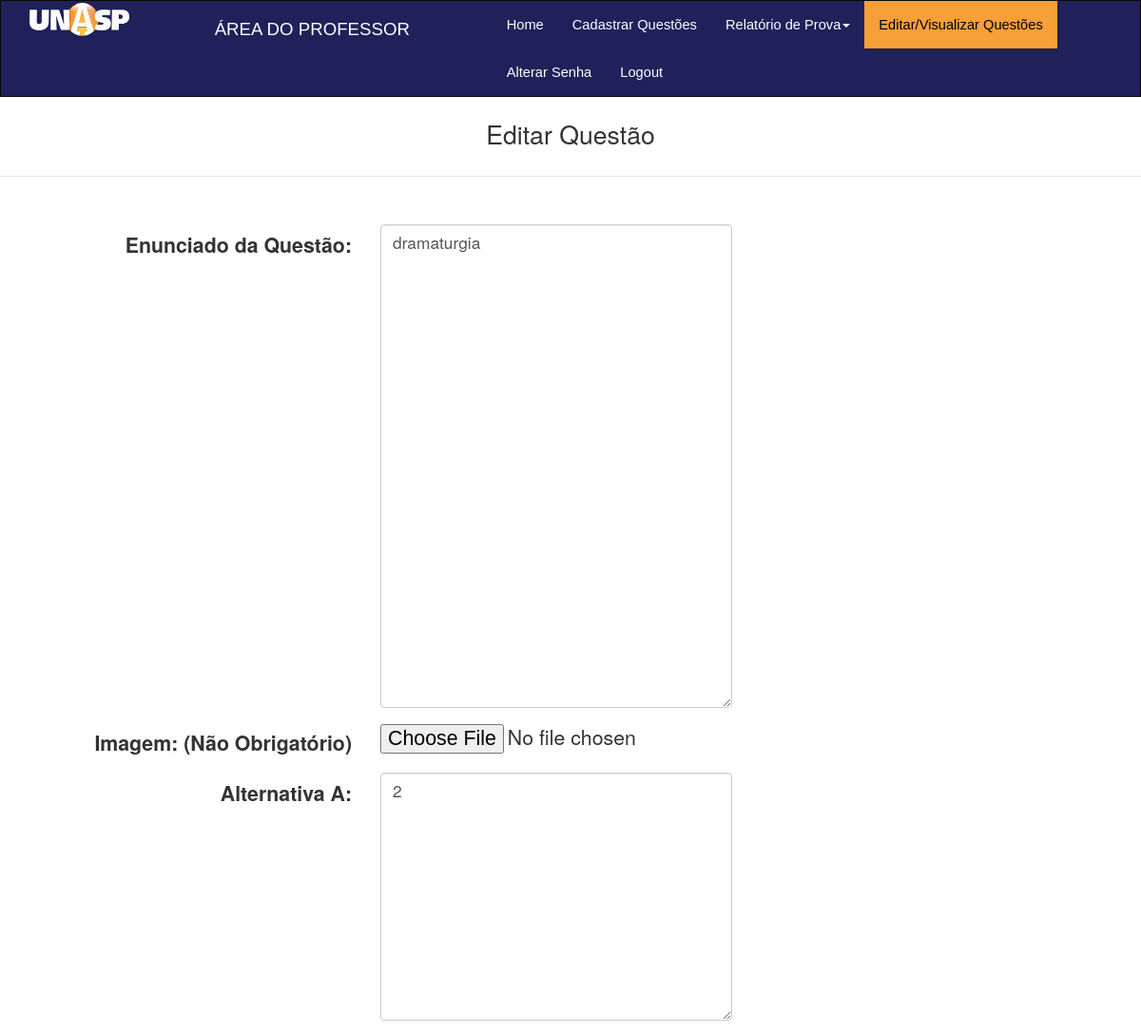
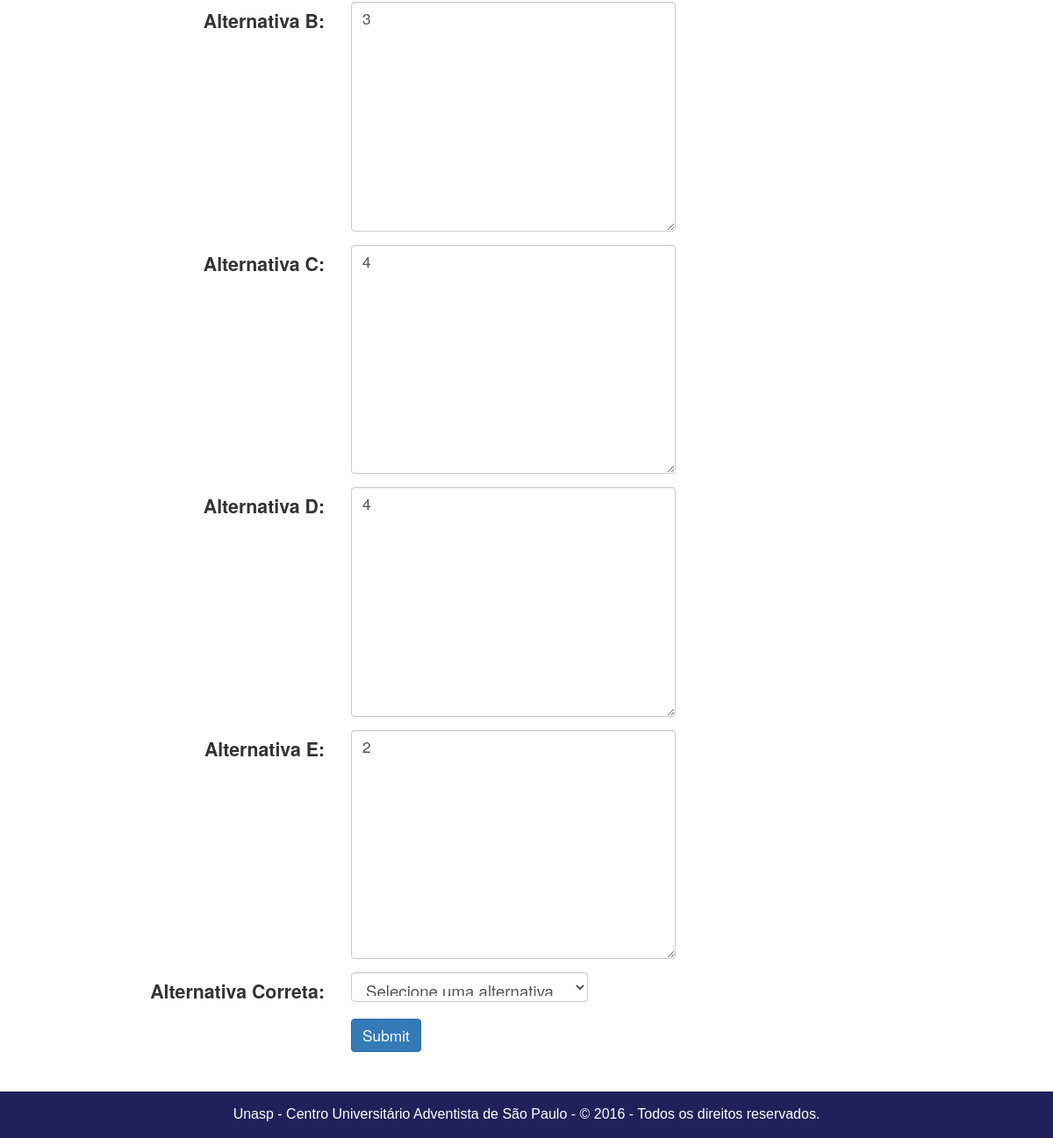
Screenshot of /Professor/editaquestao.php?iddisciplina=5&id=11 (signed in) with the database file from the repository (2 pictures, top to bottom).
### tables this page shows
CREATE TABLE `questao` (
  `id` int(11) NOT NULL AUTO_INCREMENT,
  `iddisciplina` int(11) NOT NULL,
  `titulo` mediumtext NOT NULL,
  `imagem` longtext,
  `resposta1` mediumtext NOT NULL,
  `resposta2` mediumtext NOT NULL COMMENT '	',
  `resposta3` mediumtext NOT NULL,
  `resposta4` mediumtext NOT NULL,
  `resposta5` mediumtext NOT NULL,
  `respostacorreta` varchar(1) NOT NULL,
  `flgativo` tinyint(1) NOT NULL DEFAULT '1',
  PRIMARY KEY (`id`),
  KEY `fk_questao_disciplina1_idx` (`iddisciplina`),
  CONSTRAINT `fk_questao_disciplina1` FOREIGN KEY (`iddisciplina`) REFERENCES `disciplina` (`id`) ON DELETE NO ACTION ON UPDATE NO ACTION
);

### classes/class_questao.php (called while the page is built, shortened)
<?php
class questao {
		function selectQuestaoById($pdo,$id){
			$conn = $pdo->prepare("SELECT * FROM questao WHERE id=:id");
			$conn->bindParam(":id",$id,PDO::PARAM_INT);
			$conn->execute();
			return $conn->fetchAll(PDO::FETCH_ASSOC);
		}
	}
	?>

### Professor/editaquestao.php (the view, shortened to what this page needs)
<?php
include_once('../classes/class_disciplina.php');
include_once('../classes/class_questao.php');
$iddisciplina = $_GET['iddisciplina'];
$idquestao = $_GET['id'];
if(isset($_GET['deleta'])){
$x = new questao();
$retorno = $x->deletaQuestao($PDO,$idquestao,$iddisciplina);
}else{
$x= new questao();
    $key = $x->selectQuestaoById($PDO,$idquestao);
?>
	<!DOCTYPE html>
	<html>
	<head>
	      <link rel="stylesheet" href="../assets/css/normalize.css">
	      <link rel="stylesheet" href="../assets/bootstrap-3.3.7-dist/css/bootstrap.min.css">
	      <link rel="stylesheet" href="../assets/bootstrap-3.3.7-dist/js/newjs.js">
	      <link rel="stylesheet" href="../assets/css/newstyle.css">
	</head>
	<body>
<nav class="navbar navbar-inverse" style="border-radius:0px; background:#20205a;">
  <div class="container-fluid">
	      <div class="col-sm-2">
	        <a  class="navbar-brand" href="index.php"><img style="margin-top:-13px;width:70%;"  src="../assets/img/UNASP.png" alt="logo unasp"></a>
	     </div>
	      <div class="col-sm-3">
	        <h3 class="areadoprofessor">ÁREA DO PROFESSOR</h3>
	      </div>
    <div class="col-sm-7">
    <ul class="nav navbar-nav">
      <li ><a id="font-white" href="index.php">Home</a></li>
<li><a  id="font-white" href="pre-cadastra.php">Cadastrar Questões</a></li>
      <li class="dropdown"><a id="font-white" class="dropdown-toggle" data-toggle="dropdown" href="#">Relatório de Prova<span class="caret"></span></a>
      </li>
      <li  class="active"><a id="ativo" href="listadisciplinas.php">Editar/Visualizar Questões</a></li>
	        <li><a id="font-white" href="alterarsenha.php">Alterar Senha</a></li>
	        <li><a id="font-white" href="../logout.php">Logout</a></li>
    </ul>
  </div>
  </div>
</nav>
	<legend class="text-center">Editar Questão</legend>
	<form class="form-horizontal" id="questcad" enctype="multipart/form-data" action="editaquestao.php" method="post">
	<fieldset>
	<div class="form-group">
	  <label class="col-md-4 control-label" for="textarea">Enunciado da Questão:</label>
	  <div class="col-md-4">
	    <textarea required="" class="form-control" rows="20" id="titulo" name="titulo"  placeholder="Insira o Enunciado da Questão"><?php echo $key[0]['titulo']; ?></textarea>
	  </div>
	</div>
	<div class="form-group">
	  <label class="col-md-4 control-label" for="img">Imagem: (Não Obrigatório)</label>
	  <div class="col-md-4">
	    <input id="img" name="imagem" class="input-file" type="file">
	  </div>
	</div>
	<div class="form-group">
	  <label class="col-md-4 control-label" for="resp1">Alternativa A:</label>
	  <div class="col-md-4">
	  <textarea required="" class="form-control" rows="10" name="resp1" type="textarea" placeholder="Insira Alternativa A"><?php echo $key[0]['resposta1']; ?></textarea>
	  </div>
	</div>
	<div class="form-group">
	  <label class="col-md-4 control-label" for="resp2">Alternativa B:</label>
	  <div class="col-md-4">
	  <textarea required="" class="form-control" rows="10" name="resp2" type="textarea" placeholder="Insira Alternativa B"><?php echo $key[0]['resposta2']; ?></textarea>
	  </div>
	</div>
	<div class="form-group">
	  <label class="col-md-4 control-label" for="resp3">Alternativa C:</label>
	  <div class="col-md-4">
	  <textarea required="" class="form-control" rows="10" name="resp3" type="textarea" placeholder="Insira Alternativa C"><?php echo $key[0]['resposta3']; ?></textarea>
	  </div>
	</div>
	<div class="form-group">
	  <label class="col-md-4 control-label" for="resp4">Alternativa D:</label>
	  <div class="col-md-4">
	  <textarea required="" class="form-control" rows="10" name="resp4" type="textarea" placeholder="Insira Alternativa D"><?php echo $key[0]['resposta4']; ?></textarea>
	  </div>
	</div>
	<div class="form-group">
	  <label class="col-md-4 control-label" for="resp5">Alternativa E:</label>
	  <div class="col-md-4">
	  <textarea required="" class="form-control" rows="10" name="resp5" type="textarea" placeholder="Insira Alternativa E"><?php echo $key[0]['resposta5']; ?></textarea>
	  </div>
	</div>
	<div class="form-group">
	  <label class="col-md-4 control-label" for="respcorreta">Alternativa Correta:</label>
	  <div class="col-md-3">
	    <select id="respcorreta" required="" name="respcorreta" class="form-control" style="font-size:14pt;">
	    		<option value="">Selecione uma alternativa</option>
	    </select>
	  </div>
	</div>
	<div class="form-group">
	  <label class="col-md-4 control-label" for="singlebutton"></label>
	  <div class="col-md-1">
	    <input style="font-size:13pt;" name="envia" type="submit" class="btn btn-primary"></input>
	  </div>
	</div>
	</fieldset>
	</form>
     <div id="footer">
      <div class="container">
        <p class="muted credit"> Unasp - Centro Universitário Adventista de São Paulo - © 2016 - Todos os direitos reservados.</a></p>
      </div>
    </div>
	</body>
	</html>
<?php
}
	?>

### assets/css/newstyle.css (style rules this page uses)
.areadoprofessor { font-family: sans-serif; font-size: 14pt; color: white !important; }
.form-group { width: 100% !important; font-size: 16pt; right: 0; bottom: 0; left: 0; }
.form-horizontal { padding: 30px 0 30px; }
legend { font-size: 20pt !important; padding-bottom: 25px; }
a#ativo { color: #000000 !important; background: #f79f38; font-family: sans-serif; font-size: 11pt; }
a#font-white { font-size: 11pt; font-family: sans-serif; color: #ffffff; }
.form-control { font-size: 13pt; }
html, body { height: 100%; }
#push, #footer { height: auto; }
#footer { background-color: #20205a; padding: 15px 0 5px; text-align: center; color: #fff; font-size: 12pt; font-family: 'Cabin', sans-serif; }

### rows the page displays
questao: titulo "dramaturgia", resp1 "2", resp2 "3", resp3 "4", resp4 "4", resp5 "2"
